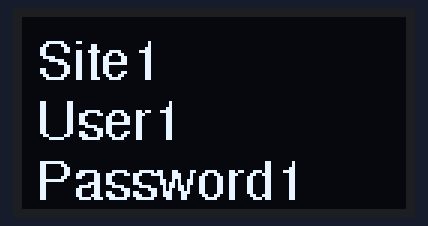
The sketch below on a simulated Arduino Uno, built with avr-gcc and run on an emulated ATmega328P. Parts: 128×64 one-colour display.

Above: at 0.1 s.
At 10.1 s:
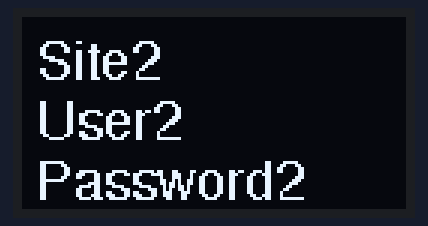

Measured:
- what the display in image 1 shows lasts 10.0 s, from 10.1 s to 20.1 s

The sketch:

sketch.ino
```cpp
#include <Wire.h>
#include <Adafruit_GFX.h>
#include <Adafruit_SSD1306.h>
#include <Fonts/FreeSans9pt7b.h>

#define SCREEN_WIDTH 128
#define SCREEN_HEIGHT 64

Adafruit_SSD1306 ssd = Adafruit_SSD1306(SCREEN_WIDTH, SCREEN_HEIGHT, &Wire, -1);

struct Credentials {
    String site;
    String username;
    String password;
};

struct Credentials passwords[] = {
    Credentials {
        .site = "Site1",
        .username = "User1",
        .password = "Password1"
    },
    Credentials {
        .site = "Site2",
        .username = "User2",
        .password = "Password2"
    }
};

void setup() {
    Serial.begin(9600);
    ssd.begin(SSD1306_SWITCHCAPVCC, 0x3C);
    ssd.clearDisplay();
}

void loop() {

    int len = sizeof(passwords)/sizeof(passwords[0]);

    for (int i = 0; i < len; i++) {

        struct Credentials credentials = passwords[i];

        String site = credentials.site,
               username = credentials.username,
               password = credentials.password;

        ssd.setFont(&FreeSans9pt7b);
        ssd.clearDisplay();
        ssd.setTextSize(1);
        ssd.setTextColor(WHITE);
        ssd.setCursor(5, 20);
        ssd.println(site);
        ssd.setCursor(5, 40);
        ssd.println(username);
        ssd.setCursor(5, 60);
        ssd.println(password);
        ssd.display();
        delay(10000);
    }
}
```
